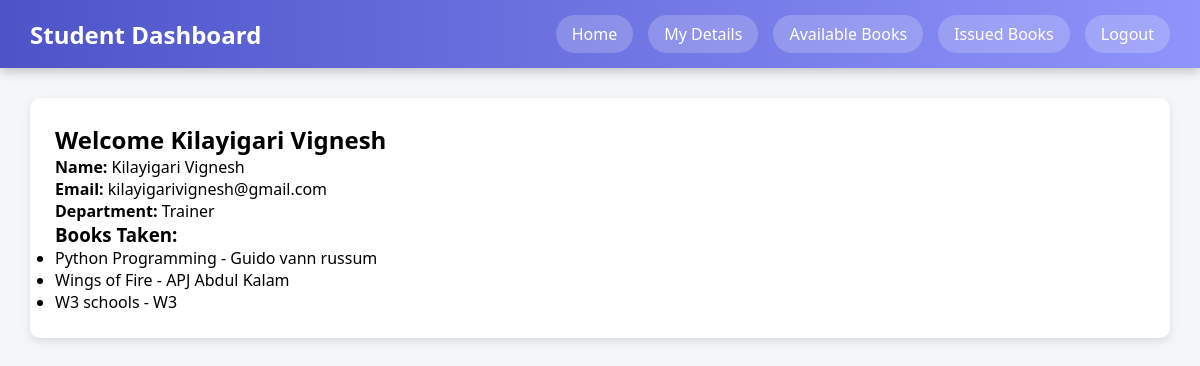
Screenshot of /studentsDashboard/1/ with the database file from the repository.
### app/models.py (models this page shows, shortened)
class Student(models.Model):
    name=models.CharField(max_length=50)
    email=models.EmailField(unique=True)
    student_id=models.CharField(max_length=20)
    dept=models.CharField(max_length=30)
    ph_num=models.CharField(max_length=15)
    password=models.CharField(max_length=15)
    c_password=models.CharField(max_length=15)
    role=models.CharField(max_length=15)

class Book(models.Model):
    title = models.CharField(max_length=100)
    author_name = models.CharField(max_length=100)
    status = models.CharField(max_length=30, default="Available")

### app/views.py (the view)
# urls.py: path("studentsDashboard/<int:id>/",studentsDashboard),
def studentsDashboard(req,id):
        student = Student.objects.get(id=id)
        books_taken = Book.objects.filter(status="Issued")
        if req.path == f"/studentsDashboard/{id}/":
             return render(req,"studentsDashboard.html",{"user":student,"books_taken":books_taken})
        elif "studentProfile" in req.path:
             return render(req,"s_studentProfile.html",{"user":student})
        elif "availableBooks" in req.path:
            books = Book.objects.filter(status="Available")
            return render(req,"book_list.html",{"user":student,"books":books})
        elif "issuedBooks" in req.path:
            books = Book.objects.filter(status="Issued")
            return render(req,"s_issuedBooks.html",{"user":student,"books":books_taken})
        elif "logout" in req.path:
            return redirect("/login/")
        else:
            return render(req,"studentsDashboard.html",{"user":student})

### app/templates/studentsDashboard.html
{% extends "base.html" %}
{% block content %}
<h2>Welcome {{user.name}}</h2>
<p><b>Name:</b> {{user.name}}</p>
<p><b>Email:</b> {{user.email}}</p>
<p><b>Department:</b> {{user.dept}}</p>
<h3>Books Taken:</h3>
{% if books_taken %}
<ul>
{% for book in books_taken %}
<li>
{{book.title}} - {{book.author_name}}
</li>
{% endfor %}
</ul>
{% else %}
<p>No books taken</p>
{% endif %}
{% endblock %}

### app/templates/base.html (shortened to what this page needs)
<!DOCTYPE html>
<html lang="en">
<head>
</head>
<body>
    <div class="navbar">
        <h2>{{user.role}} Dashboard</h2>
        <div class="nav_links">
            <a href="/{{user.role|lower}}sDashboard/{{user.id}}/">Home</a>
            <a href="/{{user.role|lower}}sDashboard/{{user.id}}/studentProfile/">My Details</a>
            <a href="/{{user.role|lower}}sDashboard/{{user.id}}/availableBooks/">Available Books</a>
            <a href="/{{user.role|lower}}sDashboard/{{user.id}}/issuedBooks/">Issued Books</a>
            <a href="/{{user.role|lower}}sDashboard/{{user.id}}/logout/">Logout</a>
        </div>
    </div>
    <div class="main">
        <div class="card">
            {% block content %}{% endblock %}
        </div>
    </div>
</body>
</html>

### app/templates/base.html (style rules this page uses)
* { margin: 0; padding: 0; box-sizing: border-box; font-family: "Segoe UI", Arial, sans-serif; }
body { background-color: #f4f6f9; }
.navbar { background: linear-gradient(90deg, #4e54c8, #8f94fb); padding: 15px 30px; display: flex; justify-content: space-between; align-items: center; box-shadow: 0 4px 10px rgba(0, 0, 0, 0.2); }
.navbar h2 { color: white; }
.nav_links { display: flex; gap: 15px; }
.nav_links a { text-decoration: none; color: white; padding: 8px 16px; border-radius: 20px; background: rgba(255, 255, 255, 0.2); transition: 0.3s; }
.main { padding: 30px; }
.card { background: white; padding: 25px; border-radius: 10px; box-shadow: 0 4px 10px rgba(0, 0, 0, 0.1); }

### rows the page displays
Student: role "Student", name "Kilayigari Vignesh", email "kilayigarivignesh@gmail.com", dept "Trainer"
Book: title "Python Programming", author_name "Guido vann russum"
Book: title "Wings of Fire", author_name "APJ Abdul Kalam"
Book: title "W3 schools", author_name "W3"
